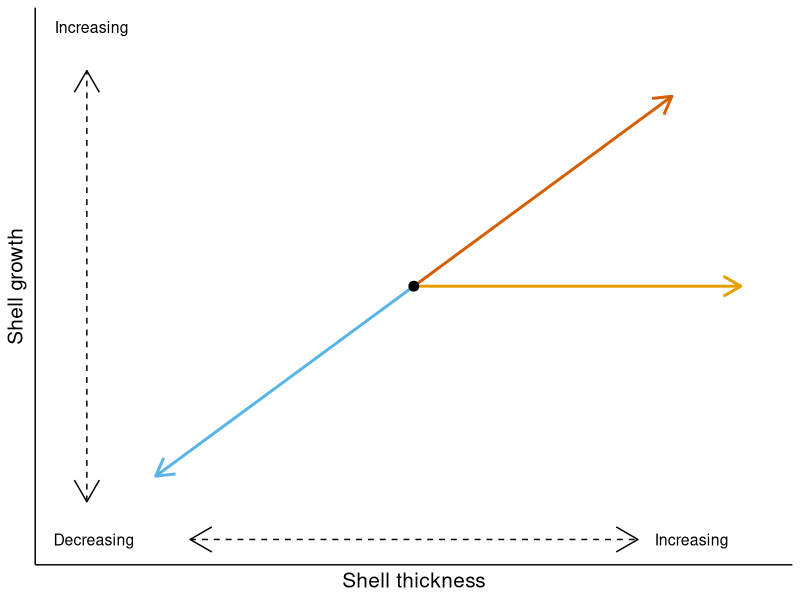
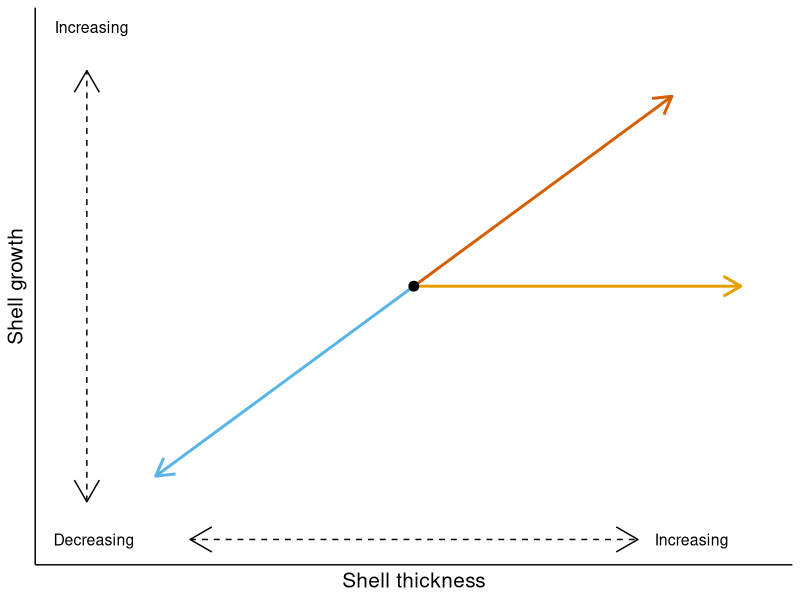

These figures' R source, in order:
library(tidyverse)
library(here)

#Create a ggplot that is blank, except for the axes labeled as such: x axis = "Shell growth" and y axis = "Shell thickness"
ggplot() + 
  geom_blank() +
  geom_segment(aes(x = 0, y = 0, xend = 0.75, yend = 0.75), arrow = arrow(type = "open", length = unit(0.2, "inches")), color="#D55E00", linewidth=1) +
  geom_segment(aes(x = 0, y = 0, xend = -0.75, yend = -0.75), arrow = arrow(type = "open", length = unit(0.2, "inches")), color="#56B4E9", linewidth=1) +
  geom_segment(aes(x = 0, y = 0, xend = 0.95, yend = 0), arrow = arrow(type = "open", length = unit(0.2, "inches")), color="#E69F00", linewidth=1) +
  geom_point(aes(x = 0, y = 0), size = 3, color = "black") +
  annotate("text", x = -1, y = -1, label = "Decreasing", hjust = 0.2, vjust = 0.5, color = "black", size=4) +
  annotate("text", x = 0.7, y = -1, label = "Increasing", hjust = 0, vjust = 0.5, color = "black", size=4) +
  annotate("text", x = -1, y = 1, label = "Increasing", hjust = 0.2, vjust = 0, color = "black", size=4) +
  
  geom_segment(aes(x = -0.65, y = -1, xend = 0.65, yend = -1), color="black", linetype="dashed") +
  geom_segment(aes(x = 0.65, y = -1, xend = 0.651, yend = -1), arrow = arrow(), color="black") +
  geom_segment(aes(x = -0.65, y = -1, xend = -0.65, yend = -1), arrow = arrow(), color="black") +
  
  geom_segment(aes(y = -0.85, x = -0.95, yend = 0.85, xend = -0.95), color="black", linetype="dashed") +
  geom_segment(aes(y = 0.85, x = -0.95, yend = 0.851, xend = -0.95), arrow = arrow(), color="black") +
  geom_segment(aes(y = -0.85, x = -0.95, yend = -0.851, xend = -0.95), arrow = arrow(), color="black") +
  scale_x_continuous(limits = c(-1, 1)) + 
  scale_y_continuous(limits = c(-1, 1)) + 
  labs(y="Shell growth", x="Shell thickness") +
  theme_classic() +
  theme(axis.text.x = element_blank(),
        axis.text.y = element_blank(),
        axis.ticks = element_blank(),
        axis.text = element_blank(), 
        axis.title = element_text(size = 15))

#Save the plot as a .png file
ggsave(here("figures", "pfister-fig.png"), width = 5, height = 5, units = "in", dpi = 300)
       